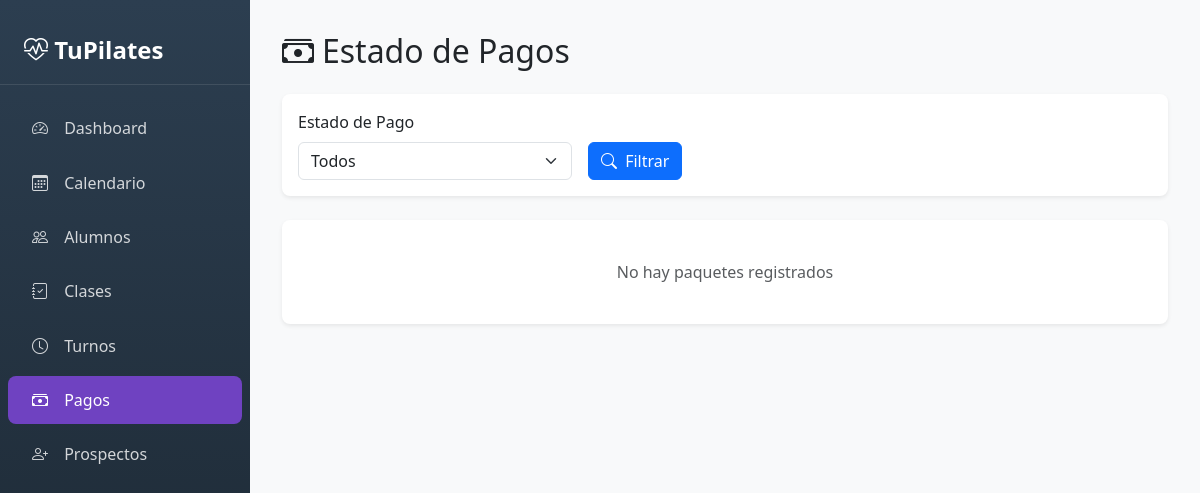
The page /panel/pagos/ on the database as committed earlier.
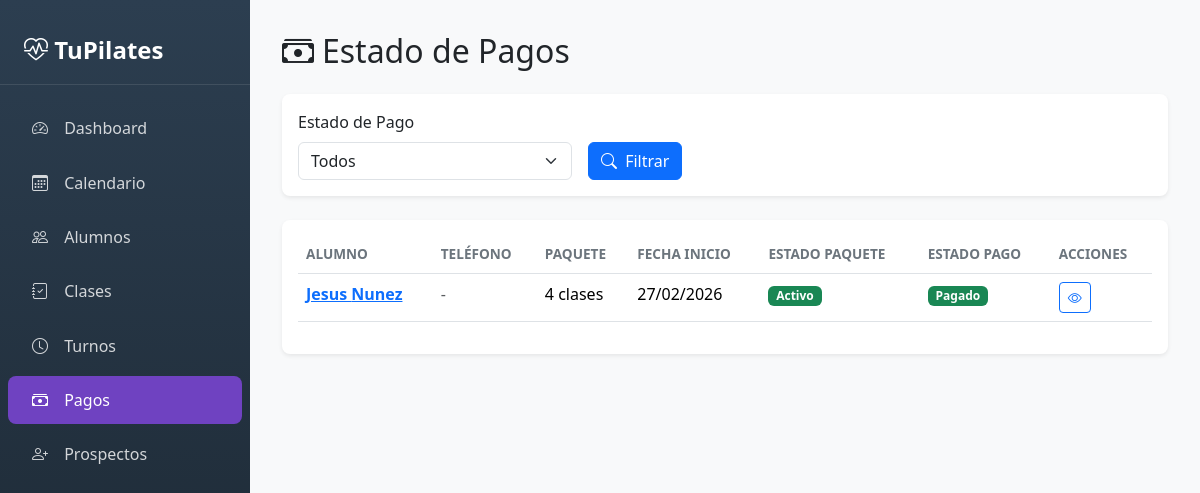
The same page on the database as committed later.
### Pilapp/models.py (models this page shows, shortened)
class AlumnoPaquete(models.Model):
    id_alumno_paquete = models.AutoField(primary_key=True)
    id_alumno = models.ForeignKey(Alumno, on_delete=models.CASCADE)
    id_paquete = models.ForeignKey(Paquete, on_delete=models.CASCADE)
    estado = models.CharField(max_length=50, choices=[("activo", "Activo"), ("expirado", "Expirado")])
    estado_pago = models.CharField(max_length=50, choices=[
        ("pendiente", "Pendiente"),
        ("pagado", "Pagado"),
        ("parcial", "Pago Parcial")
    ], default="pendiente")
    fecha_inicio = models.DateField(null=True)

class Alumno(models.Model):
    id_alumno = models.AutoField(primary_key=True)
    id_persona = models.ForeignKey(Persona, on_delete=models.CASCADE)
    canal_captacion = models.CharField(max_length=100, blank=True, null=True)
    ultima_clase = models.DateField(blank=True, null=True)
    estado = models.CharField(max_length=50, choices=[
        ('ocasional', 'Ocasional'),  # Attends without package
        ('regular', 'Regular'),       # Has an active package
        ('inactivo', 'Inactivo')      # No active packages
    ], default='ocasional')

class Persona(models.Model):
    id_persona = models.AutoField(primary_key=True)
    nombre = models.CharField(max_length=100)
    apellido = models.CharField(max_length=100)
    telefono = models.CharField(max_length=20, blank=True, null=True)
    ruc = models.CharField(max_length=20, blank=True, null=True)
    observaciones = models.TextField(blank=True, null=True)

class Paquete(models.Model):
    id_paquete = models.AutoField(primary_key=True)
    cantidad_clases = models.IntegerField()
    costo = models.DecimalField(max_digits=10, decimal_places=2)

### Pilapp/views_panel.py (the view)
def panel_pagos(request):
    estado_pago = request.GET.get('estado', '')
    paquetes = AlumnoPaquete.objects.select_related(
        'id_alumno__id_persona', 'id_paquete'
    ).order_by('-fecha_inicio')
    if estado_pago:
        paquetes = paquetes.filter(estado_pago=estado_pago)
    paquetes_con_info = []
    for paquete in paquetes:
        costo = paquete.id_paquete.costo or Decimal("0")
        total_pagado = (
            PagoAlumno.objects
            .filter(id_alumno_paquete=paquete, id_pago__estado__in=["pagado", "parcial"])
            .aggregate(total=Sum("id_pago__monto"))
            .get("total") or Decimal("0")
        )
        restante = max(Decimal("0"), costo - total_pagado)
        paquete.restante = restante
        paquete.total_pagado = total_pagado
        paquetes_con_info.append(paquete)
    return render(request, 'admin_panel/pagos.html', {
        'paquetes': paquetes_con_info,
        'estado_pago': estado_pago,
    })

### Pilapp/templates/admin_panel/pagos.html (shortened to what this page needs)
{% extends 'admin_panel/base.html' %}
{% block content %}
<div class="d-flex justify-content-between align-items-center mb-4">
    <h2 class="mb-0"><i class="bi bi-cash-stack me-2"></i>Estado de Pagos</h2>
</div>
<div class="card mb-4">
    <div class="card-body">
        <form method="get" class="row g-3">
            <div class="col-md-4">
                <label class="form-label">Estado de Pago</label>
                <select name="estado" class="form-select">
                    <option value="">Todos</option>
                </select>
            </div>
            <div class="col-md-4 d-flex align-items-end">
                <button type="submit" class="btn btn-primary">
                    <i class="bi bi-search me-1"></i> Filtrar
                </button>
            </div>
        </form>
    </div>
</div>
<div class="card">
    <div class="card-body">
        {% if paquetes %}
        <div class="table-responsive">
            <table class="table table-hover">
                <thead>
                    <tr>
                        <th>Alumno</th>
                        <th>Teléfono</th>
                        <th>Paquete</th>
                        <th>Fecha Inicio</th>
                        <th>Estado Paquete</th>
                        <th>Estado Pago</th>
                        <th>Acciones</th>
                    </tr>
                </thead>
                <tbody>
                    {% for paquete in paquetes %}
                    <tr>
                        <td>
                            <a href="{% url 'panel_alumno_detalle' paquete.id_alumno.id_alumno %}">
                                <strong>{{ paquete.id_alumno.id_persona.nombre }} {{ paquete.id_alumno.id_persona.apellido }}</strong>
                            </a>
                        </td>
                        <td>
                            {% if paquete.id_alumno.id_persona.telefono %}
                            <a href="https://wa.me/{{ paquete.id_alumno.id_persona.telefono }}" target="_blank">
                                <i class="bi bi-whatsapp text-success"></i>
                                {{ paquete.id_alumno.id_persona.telefono }}
                            </a>
                            {% else %}
                            <span class="text-muted">-</span>
                            {% endif %}
                        </td>
                        <td>{{ paquete.id_paquete.cantidad_clases }} clases</td>
                        <td>{{ paquete.fecha_inicio|date:"d/m/Y"|default:"-" }}</td>
                        <td>
                            <span class="badge {% if paquete.estado == 'activo' %}bg-success{% else %}bg-secondary{% endif %}">
                                {{ paquete.estado|title }}
                            </span>
                        </td>
                        <td>
                            <span class="badge {% if paquete.estado_pago == 'pagado' %}bg-success{% elif paquete.estado_pago == 'parcial' %}bg-warning{% else %}bg-danger{% endif %}">
                                {{ paquete.estado_pago|title }}
                            </span>
                        </td>
                        <td>
                            <a href="{% url 'panel_alumno_detalle' paquete.id_alumno.id_alumno %}" class="btn btn-sm btn-outline-primary">
                                <i class="bi bi-eye"></i>
                            </a>
                        </td>
                    </tr>
                    {% endfor %}
                </tbody>
            </table>
        </div>
        {% else %}
        <p class="text-muted text-center py-4 mb-0">
            No hay paquetes registrados
        </p>
        {% endif %}
    </div>
</div>
{% endblock %}

Rows that differ between the two databases and show on the page:
added AlumnoPaquete: id_alumno.id_persona.nombre "Jesus", id_alumno.id_persona.apellido "Nunez", id_paquete.cantidad_clases "4", fecha_inicio "27/02/2026", estado "Activo", estado_pago "Pagado"
Other text that changed with them:
text no longer shown: "No hay paquetes registrados"
text now shown: "ALUMNO TELÉFONO PAQUETE FECHA INICIO ESTADO PAQUETE ESTADO PAGO ACCIONES"
